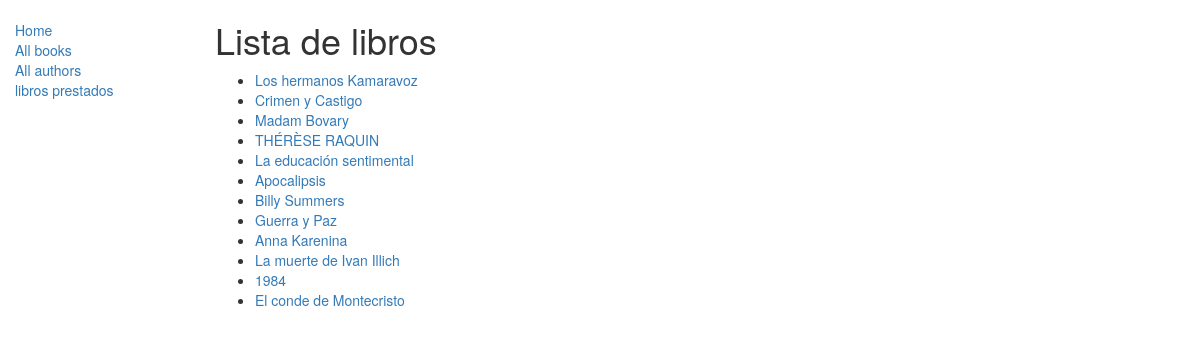
Screenshot of /catalog/Libros/ with the database file from the repository.
### catalog/models.py (models this page shows, shortened)
class Book(models.Model):
    title = models.CharField(max_length = 200, help_text= "Introduce el nombre del libro")
    author = models.ForeignKey("Author",on_delete = models.SET_NULL, null= True)
    summary = models.TextField(max_length = 1000 , help_text = "ingrese una breve descripcion del libro")
    genre = models.ManyToManyField(Genre,help_text = "Selecciona un genero")
    def display_genre(self):
        """
           crea un string para el admin
        """
        return " ".join([genre.name for genre in self.genre.all()])
    display_genre.shortDescription = "Genre"
    isbn = models.CharField("ISBN",max_length = 13,help_text = "13 Caracteres <a href='https://www.isbn-international.org/content/what-isbn'ISBN number</a>")
    def get_absolute_url(self):
        return reverse("detalle-libro", args=[str(self.id)])

### catalog/views.py (the view)
# urls.py: path("Libros/",views.ListaLibros.as_view(),name="listabooks"),
class ListaLibros(generic.ListView):
    model = Book

### catalog/templates/catalog/book_list.html
{%extends  "base_generic.html"%}
{% block  content %}
<h1> Lista de libros </h1>
{%if book_list%}
<ul>
    {%for book in book_list%}
    <li>
        <a href="{{book.get_absolute_url}}">{{book.title}}</a>
    </li>
    {%endfor%}
</ul>
{%else%}
<p>No hay libros en la biblioteca</p>
{%endif%}
{%endblock%}

### catalog/templates/base_generic.html (shortened to what this page needs)
<!DOCTYPE html>
<html lang="en">
<head>
  <link rel="stylesheet" href="https://maxcdn.bootstrapcdn.com/bootstrap/3.3.7/css/bootstrap.min.css">
  {% load static %}
  <link rel="stylesheet" href="{% static 'css/styles.css' %}">
</head>
<body>
  <div class="container-fluid">
    <div class="row">
      <div class="col-sm-2">
      {% block sidebar %}
      <ul class="sidebar-nav">
          <li><a href="{% url 'index' %}">Home</a></li>
          <li><a href="{%url "listabooks" %}">All books</a></li>
          <li><a href="{% url "listaauthors" %}">All authors</a></li>
          <li><a href="{% url "prestados" %}">libros prestados</a></li>
      </ul>
     {% endblock %}
      </div>
      <div class="col-sm-10 ">
          {% block content %}{% endblock %}
      </div>
    </div>
  </div>
</body>
</html>

### catalog/static/css/styles.css (style rules this page uses)
.sidebar-nav { margin-top: 20px; padding:0; list-style: none; }

### rows the page displays
Book: title "Los hermanos Kamaravoz"
Book: title "Crimen y Castigo"
Book: title "Madam Bovary"
Book: title "THÉRÈSE RAQUIN"
Book: title "La educación sentimental"
Book: title "Apocalipsis"
Book: title "Billy Summers"
Book: title "Guerra y Paz"
Book: title "Anna Karenina"
Book: title "La muerte de Ivan Illich"
Book: title "1984"
Book: title "El conde de Montecristo"
